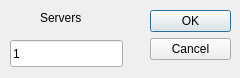
<?xml version="1.0" encoding="UTF-8"?>
<ui version="4.0">
 <class>CSettingsWin</class>
 <widget class="QDialog" name="CSettingsWin">
  <property name="geometry">
   <rect>
    <x>0</x>
    <y>0</y>
    <width>240</width>
    <height>78</height>
   </rect>
  </property>
  <property name="windowTitle">
   <string>Dialog</string>
  </property>
  <widget class="QDialogButtonBox" name="buttonBox">
   <property name="geometry">
    <rect>
     <x>150</x>
     <y>10</y>
     <width>81</width>
     <height>301</height>
    </rect>
   </property>
   <property name="orientation">
    <enum>Qt::Vertical</enum>
   </property>
   <property name="standardButtons">
    <set>QDialogButtonBox::Cancel|QDialogButtonBox::Ok</set>
   </property>
  </widget>
  <widget class="QLineEdit" name="lineEdit">
   <property name="geometry">
    <rect>
     <x>10</x>
     <y>40</y>
     <width>113</width>
     <height>27</height>
    </rect>
   </property>
   <property name="text">
    <string>1</string>
   </property>
  </widget>
  <widget class="QLabel" name="label">
   <property name="geometry">
    <rect>
     <x>40</x>
     <y>10</y>
     <width>61</width>
     <height>17</height>
    </rect>
   </property>
   <property name="text">
    <string>&lt;html&gt;&lt;head/&gt;&lt;body&gt;&lt;p&gt;Servers&lt;/p&gt;&lt;/body&gt;&lt;/html&gt;</string>
   </property>
  </widget>
 </widget>
 <resources/>
 <connections>
  <connection>
   <sender>buttonBox</sender>
   <signal>accepted()</signal>
   <receiver>CSettingsWin</receiver>
   <slot>accept()</slot>
   <hints>
    <hint type="sourcelabel">
     <x>248</x>
     <y>254</y>
    </hint>
    <hint type="destinationlabel">
     <x>157</x>
     <y>274</y>
    </hint>
   </hints>
  </connection>
  <connection>
   <sender>buttonBox</sender>
   <signal>rejected()</signal>
   <receiver>CSettingsWin</receiver>
   <slot>reject()</slot>
   <hints>
    <hint type="sourcelabel">
     <x>316</x>
     <y>260</y>
    </hint>
    <hint type="destinationlabel">
     <x>286</x>
     <y>274</y>
    </hint>
   </hints>
  </connection>
 </connections>
</ui>
